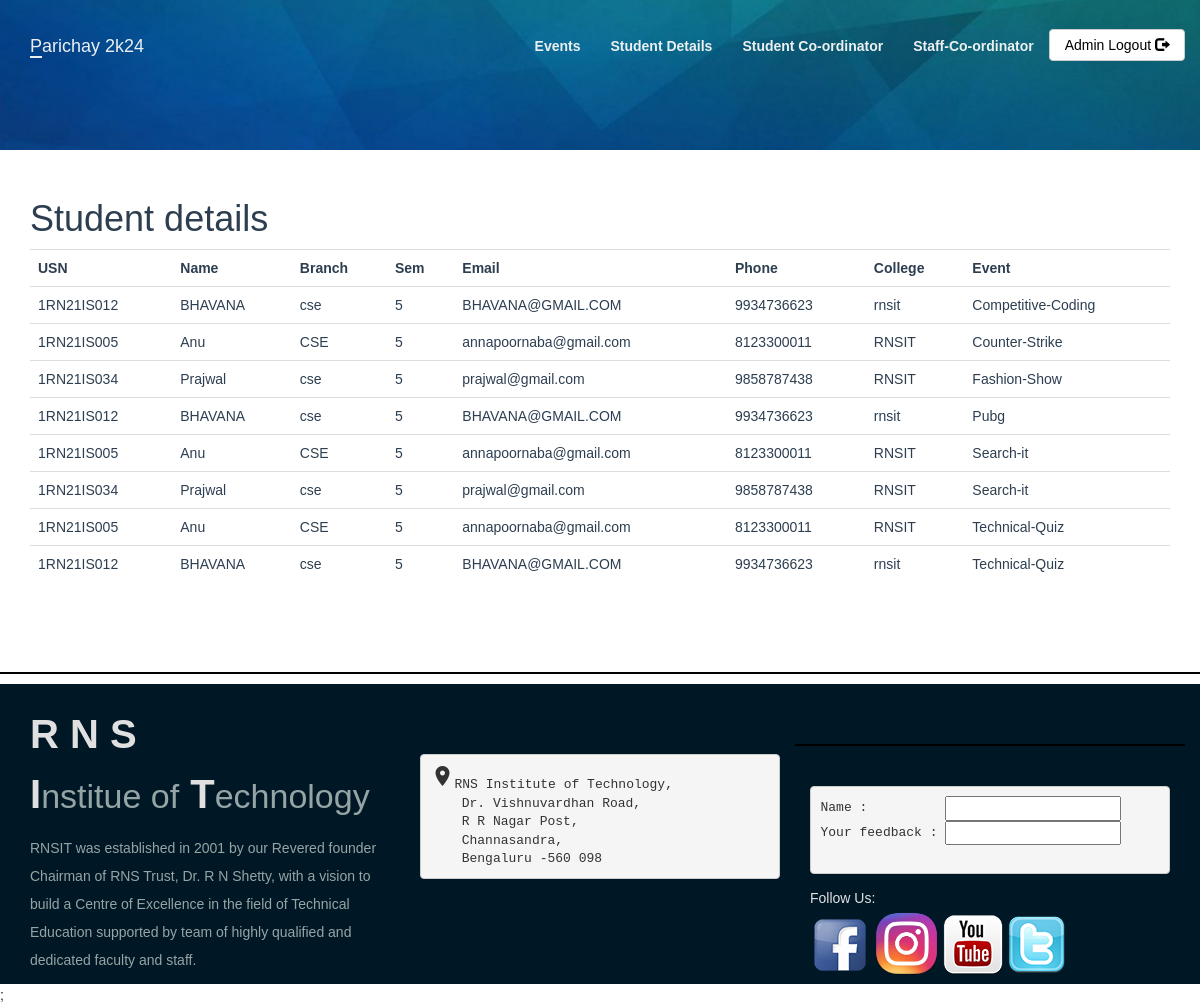
Page /Stu_details.php on the committed database.
### tables this page shows
CREATE TABLE `events` (
  `event_id` int(11) NOT NULL ,
  `event_title` varchar(50) NOT NULL,
  `event_price` int(11) DEFAULT NULL,
  `participents` int(100) DEFAULT 0,
  `img_link` text DEFAULT NULL,
  `type_id` int(11) DEFAULT NULL
);

CREATE TABLE `participent` (
  `usn` varchar(20) NOT NULL,
  `name` varchar(100) NOT NULL,
  `branch` varchar(11) NOT NULL,
  `sem` int(11) NOT NULL,
  `email` varchar(300) NOT NULL,
  `phone` varchar(12) NOT NULL,
  `college` varchar(20) NOT NULL
);

### Stu_details.php (the view, shortened to what this page needs)
<?php
include_once 'classes/db1.php';
$result = mysqli_query($conn, "SELECT * FROM events,registered r ,participent p WHERE events.event_id=r.event_id and r.usn = p.usn order by event_title");
?>
<!DOCTYPE html>
<html>
<head>
  <?php require 'utils/styles.php'; ?>
</head>
<body>
  <?php include 'utils/adminHeader.php' ?>
  <div class="content">
    <div class="container">
      <h1>Student details</h1>
      <?php
      if (mysqli_num_rows($result) > 0) {
        ?>
        <table class="table table-hover">
          <tr>
            <th>USN</th>
            <th>Name</th>
            <th>Branch</th>
            <th>Sem</th>
            <th>Email</th>
            <th>Phone</th>
            <th>College</th>
            <th>Event</th>
          </tr>
          <?php
          while ($row = mysqli_fetch_array($result)) {
            ?>
            <tr>
              <td>
                <?php echo $row["usn"]; ?>
              </td>
              <td>
                <?php echo $row["name"]; ?>
              </td>
              <td>
                <?php echo $row["branch"]; ?>
              </td>
              <td>
                <?php echo $row["sem"]; ?>
              </td>
              <td>
                <?php echo $row["email"]; ?>
              </td>
              <td>
                <?php echo $row["phone"]; ?>
              </td>
              <td>
                <?php echo $row["college"]; ?>
              </td>
              <td>
                <?php echo $row["event_title"]; ?>
              </td>
            </tr>
            <?php
          }
          ?>
        </table>
        <?php
      } else {
        echo "No result found";
      }
      ?>
    </div>
  </div>
  <?php include 'utils/footer.php' ?>;
</body>
</html>

### css/style.css (style rules this page uses)
body { overflow-x: hidden; }
.content { font-family: Arial, Helvetica, sans-serif; color: #2C3E50; }

### rows in the picture
events: participent.usn "1RN21IS012", participent.name "BHAVANA", participent.branch "cse", participent.sem "5", participent.email "BHAVANA@GMAIL.COM", participent.phone "9934736623", participent.college "rnsit", event_title "Competitive-Coding"
events: participent.usn "1RN21IS005", participent.name "Anu", participent.branch "CSE", participent.sem "5", participent.email "annapoornaba@gmail.com", participent.phone "8123300011", participent.college "RNSIT", event_title "Counter-Strike"
events: participent.usn "1RN21IS034", participent.name "Prajwal", participent.branch "cse", participent.sem "5", participent.email "prajwal@gmail.com", participent.phone "9858787438", participent.college "RNSIT", event_title "Fashion-Show"
events: participent.usn "1RN21IS012", participent.name "BHAVANA", participent.branch "cse", participent.sem "5", participent.email "BHAVANA@GMAIL.COM", participent.phone "9934736623", participent.college "rnsit", event_title "Pubg"
events: participent.usn "1RN21IS005", participent.name "Anu", participent.branch "CSE", participent.sem "5", participent.email "annapoornaba@gmail.com", participent.phone "8123300011", participent.college "RNSIT", event_title "Search-it", participent.usn "1RN21IS034", participent.name "Prajwal", participent.branch "cse", participent.email "prajwal@gmail.com", participent.phone "9858787438"
events: participent.usn "1RN21IS005", participent.name "Anu", participent.branch "CSE", participent.sem "5", participent.email "annapoornaba@gmail.com", participent.phone "8123300011", participent.college "RNSIT", event_title "Technical-Quiz", participent.usn "1RN21IS012", participent.name "BHAVANA", participent.branch "cse", participent.email "BHAVANA@GMAIL.COM", participent.phone "9934736623", participent.college "rnsit"
